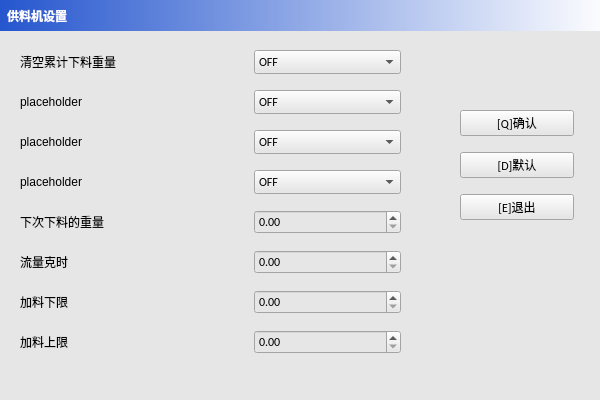
<?xml version="1.0" encoding="UTF-8"?>
<ui version="4.0">
 <class>Form</class>
 <widget class="QWidget" name="Form">
  <property name="windowModality">
   <enum>Qt::ApplicationModal</enum>
  </property>
  <property name="geometry">
   <rect>
    <x>0</x>
    <y>0</y>
    <width>600</width>
    <height>400</height>
   </rect>
  </property>
  <property name="sizePolicy">
   <sizepolicy hsizetype="Fixed" vsizetype="Fixed">
    <horstretch>0</horstretch>
    <verstretch>0</verstretch>
   </sizepolicy>
  </property>
  <property name="minimumSize">
   <size>
    <width>600</width>
    <height>400</height>
   </size>
  </property>
  <property name="maximumSize">
   <size>
    <width>600</width>
    <height>400</height>
   </size>
  </property>
  <property name="cursor">
   <cursorShape>ArrowCursor</cursorShape>
  </property>
  <property name="contextMenuPolicy">
   <enum>Qt::DefaultContextMenu</enum>
  </property>
  <property name="windowTitle">
   <string>供料机设置</string>
  </property>
  <property name="styleSheet">
   <string notr="true">background-color: rgb(230, 230, 230);</string>
  </property>
  <widget class="QWidget" name="gridLayoutWidget">
   <property name="geometry">
    <rect>
     <x>20</x>
     <y>40</y>
     <width>381</width>
     <height>332</height>
    </rect>
   </property>
   <layout class="QGridLayout" name="gridLayout">
    <item row="4" column="0">
     <widget class="QLabel" name="feeder_labelD">
      <property name="text">
       <string>&lt;html&gt;&lt;head/&gt;&lt;body&gt;&lt;p&gt;placeholder&lt;/p&gt;&lt;/body&gt;&lt;/html&gt;</string>
      </property>
     </widget>
    </item>
    <item row="3" column="2">
     <widget class="QComboBox" name="comboBoxC">
      <property name="font">
       <font>
        <family>Calibri</family>
       </font>
      </property>
      <property name="focusPolicy">
       <enum>Qt::NoFocus</enum>
      </property>
      <property name="editable">
       <bool>false</bool>
      </property>
      <property name="maxVisibleItems">
       <number>2</number>
      </property>
      <property name="maxCount">
       <number>2</number>
      </property>
      <property name="duplicatesEnabled">
       <bool>false</bool>
      </property>
      <property name="frame">
       <bool>true</bool>
      </property>
      <item>
       <property name="text">
        <string>OFF</string>
       </property>
      </item>
      <item>
       <property name="text">
        <string>ON</string>
       </property>
      </item>
     </widget>
    </item>
    <item row="9" column="2">
     <widget class="QDoubleSpinBox" name="doubleSpinBox_4">
      <property name="font">
       <font>
        <family>Calibri</family>
       </font>
      </property>
      <property name="focusPolicy">
       <enum>Qt::NoFocus</enum>
      </property>
     </widget>
    </item>
    <item row="3" column="0">
     <widget class="QLabel" name="feeder_labelC">
      <property name="text">
       <string>&lt;html&gt;&lt;head/&gt;&lt;body&gt;&lt;p&gt;placeholder&lt;/p&gt;&lt;/body&gt;&lt;/html&gt;</string>
      </property>
     </widget>
    </item>
    <item row="0" column="2">
     <widget class="QComboBox" name="comboBoxA">
      <property name="font">
       <font>
        <family>Calibri</family>
       </font>
      </property>
      <property name="focusPolicy">
       <enum>Qt::NoFocus</enum>
      </property>
      <property name="styleSheet">
       <string notr="true"/>
      </property>
      <property name="editable">
       <bool>false</bool>
      </property>
      <property name="maxVisibleItems">
       <number>2</number>
      </property>
      <property name="maxCount">
       <number>2</number>
      </property>
      <item>
       <property name="text">
        <string>OFF</string>
       </property>
      </item>
      <item>
       <property name="text">
        <string>ON</string>
       </property>
      </item>
     </widget>
    </item>
    <item row="1" column="0">
     <widget class="QLabel" name="feeder_labelB">
      <property name="text">
       <string>&lt;html&gt;&lt;head/&gt;&lt;body&gt;&lt;p&gt;placeholder&lt;/p&gt;&lt;/body&gt;&lt;/html&gt;</string>
      </property>
     </widget>
    </item>
    <item row="4" column="2">
     <widget class="QComboBox" name="comboBoxD">
      <property name="font">
       <font>
        <family>Calibri</family>
       </font>
      </property>
      <property name="focusPolicy">
       <enum>Qt::NoFocus</enum>
      </property>
      <property name="editable">
       <bool>false</bool>
      </property>
      <property name="maxVisibleItems">
       <number>2</number>
      </property>
      <property name="maxCount">
       <number>2</number>
      </property>
      <item>
       <property name="text">
        <string>OFF</string>
       </property>
      </item>
      <item>
       <property name="text">
        <string>ON</string>
       </property>
      </item>
     </widget>
    </item>
    <item row="0" column="0">
     <widget class="QLabel" name="feeder_labelA">
      <property name="text">
       <string>&lt;html&gt;&lt;head/&gt;&lt;body&gt;&lt;p&gt;清空累计下料重量&lt;/p&gt;&lt;/body&gt;&lt;/html&gt;</string>
      </property>
     </widget>
    </item>
    <item row="6" column="0">
     <widget class="QLabel" name="feeder_labelF">
      <property name="text">
       <string>&lt;html&gt;&lt;head/&gt;&lt;body&gt;&lt;p&gt;流量克时&lt;/p&gt;&lt;/body&gt;&lt;/html&gt;</string>
      </property>
     </widget>
    </item>
    <item row="9" column="0">
     <widget class="QLabel" name="feeder_labelH">
      <property name="text">
       <string>&lt;html&gt;&lt;head/&gt;&lt;body&gt;&lt;p&gt;加料上限&lt;/p&gt;&lt;/body&gt;&lt;/html&gt;</string>
      </property>
      <property name="textFormat">
       <enum>Qt::AutoText</enum>
      </property>
     </widget>
    </item>
    <item row="5" column="2">
     <widget class="QDoubleSpinBox" name="doubleSpinBoxA">
      <property name="font">
       <font>
        <family>Calibri</family>
       </font>
      </property>
      <property name="focusPolicy">
       <enum>Qt::NoFocus</enum>
      </property>
     </widget>
    </item>
    <item row="8" column="0">
     <widget class="QLabel" name="feeder_labelG">
      <property name="text">
       <string>&lt;html&gt;&lt;head/&gt;&lt;body&gt;&lt;p&gt;加料下限&lt;/p&gt;&lt;/body&gt;&lt;/html&gt;</string>
      </property>
     </widget>
    </item>
    <item row="0" column="1">
     <spacer name="horizontalSpacer">
      <property name="orientation">
       <enum>Qt::Horizontal</enum>
      </property>
      <property name="sizeType">
       <enum>QSizePolicy::Fixed</enum>
      </property>
      <property name="sizeHint" stdset="0">
       <size>
        <width>80</width>
        <height>20</height>
       </size>
      </property>
     </spacer>
    </item>
    <item row="5" column="0">
     <widget class="QLabel" name="feeder_labelE">
      <property name="text">
       <string>&lt;html&gt;&lt;head/&gt;&lt;body&gt;&lt;p&gt;下次下料的重量&lt;/p&gt;&lt;/body&gt;&lt;/html&gt;</string>
      </property>
      <property name="textFormat">
       <enum>Qt::AutoText</enum>
      </property>
     </widget>
    </item>
    <item row="1" column="2">
     <widget class="QComboBox" name="comboBoxB">
      <property name="font">
       <font>
        <family>Calibri</family>
       </font>
      </property>
      <property name="focusPolicy">
       <enum>Qt::NoFocus</enum>
      </property>
      <property name="editable">
       <bool>false</bool>
      </property>
      <property name="maxVisibleItems">
       <number>2</number>
      </property>
      <property name="maxCount">
       <number>2</number>
      </property>
      <item>
       <property name="text">
        <string>OFF</string>
       </property>
      </item>
      <item>
       <property name="text">
        <string>ON</string>
       </property>
      </item>
     </widget>
    </item>
    <item row="6" column="2">
     <widget class="QDoubleSpinBox" name="doubleSpinBoxB">
      <property name="font">
       <font>
        <family>Calibri</family>
       </font>
      </property>
      <property name="focusPolicy">
       <enum>Qt::NoFocus</enum>
      </property>
      <property name="readOnly">
       <bool>false</bool>
      </property>
     </widget>
    </item>
    <item row="8" column="2">
     <widget class="QDoubleSpinBox" name="doubleSpinBoxC">
      <property name="font">
       <font>
        <family>Calibri</family>
       </font>
      </property>
      <property name="focusPolicy">
       <enum>Qt::NoFocus</enum>
      </property>
     </widget>
    </item>
   </layout>
  </widget>
  <widget class="QLabel" name="bg">
   <property name="geometry">
    <rect>
     <x>0</x>
     <y>0</y>
     <width>611</width>
     <height>31</height>
    </rect>
   </property>
   <property name="font">
    <font>
     <family>宋体</family>
    </font>
   </property>
   <property name="styleSheet">
    <string notr="true">background-color: qlineargradient(spread:pad, x1:0, y1:0, x2:1, y2:0, stop:0 rgba(37, 86, 206, 255), stop:1 rgba(255, 255, 255, 255));
color: white</string>
   </property>
   <property name="text">
    <string>&lt;html&gt;&lt;head/&gt;&lt;body&gt;&lt;p&gt;&lt;br/&gt;&lt;/p&gt;&lt;/body&gt;&lt;/html&gt;</string>
   </property>
  </widget>
  <widget class="QWidget" name="verticalLayoutWidget">
   <property name="geometry">
    <rect>
     <x>460</x>
     <y>100</y>
     <width>114</width>
     <height>131</height>
    </rect>
   </property>
   <layout class="QVBoxLayout" name="verticalLayout">
    <item>
     <widget class="QPushButton" name="comform_btn">
      <property name="font">
       <font>
        <family>Calibri</family>
       </font>
      </property>
      <property name="focusPolicy">
       <enum>Qt::StrongFocus</enum>
      </property>
      <property name="text">
       <string>[Q]确认</string>
      </property>
     </widget>
    </item>
    <item>
     <widget class="QPushButton" name="default_btn">
      <property name="font">
       <font>
        <family>Calibri</family>
       </font>
      </property>
      <property name="focusPolicy">
       <enum>Qt::StrongFocus</enum>
      </property>
      <property name="text">
       <string>[D]默认</string>
      </property>
     </widget>
    </item>
    <item>
     <widget class="QPushButton" name="exit_btn">
      <property name="font">
       <font>
        <family>Calibri</family>
       </font>
      </property>
      <property name="focusPolicy">
       <enum>Qt::StrongFocus</enum>
      </property>
      <property name="text">
       <string>[E]退出</string>
      </property>
     </widget>
    </item>
   </layout>
  </widget>
  <widget class="QLabel" name="title">
   <property name="geometry">
    <rect>
     <x>7</x>
     <y>6</y>
     <width>101</width>
     <height>21</height>
    </rect>
   </property>
   <property name="styleSheet">
    <string notr="true">background-color: transparent;
color: white;</string>
   </property>
   <property name="text">
    <string>&lt;html&gt;&lt;head/&gt;&lt;body&gt;&lt;p&gt;&lt;span style=&quot; font-weight:600;&quot;&gt;供料机设置&lt;/span&gt;&lt;/p&gt;&lt;/body&gt;&lt;/html&gt;</string>
   </property>
  </widget>
 </widget>
 <resources/>
 <connections/>
</ui>
